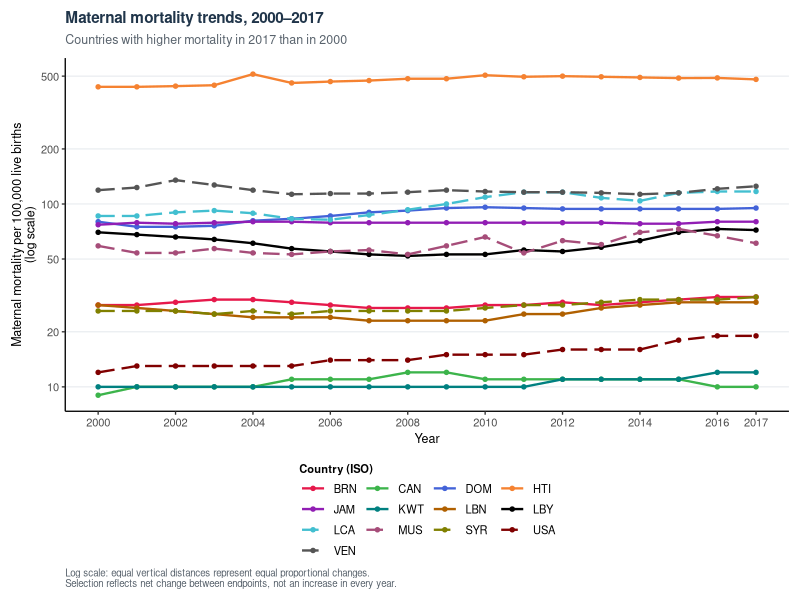
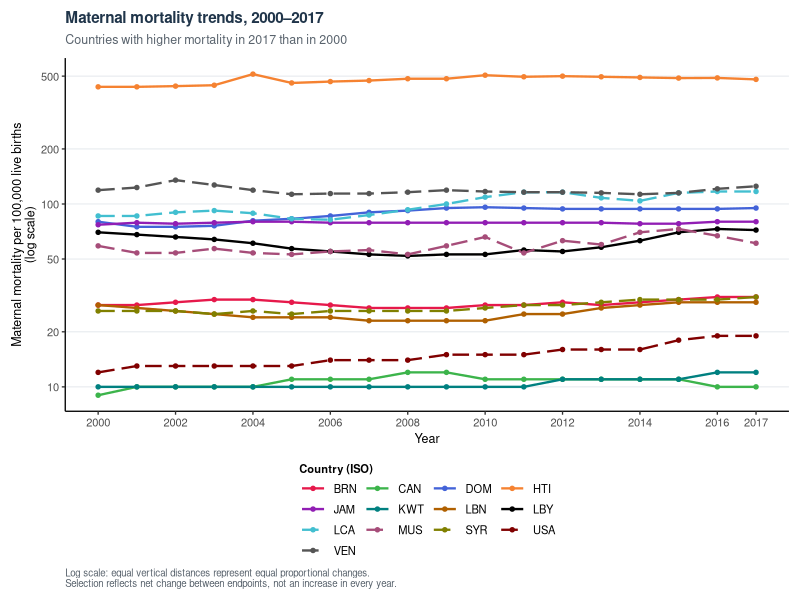

Source code (R) for these figures, in order:
# Figure 1 maternal mortality trends from 2000-2017 in countires with increasing mortality
# includes codex's suggested changes to make the graph more visually appealing
#load libraries
library(tidyverse)
library(ggplot2)

#load data
final_data <- read_csv(
  "data/processed/final_data.csv",
  show_col_types = FALSE
)

#create mortality difference
mortality_trends <- final_data |>
  select(iso, year, matmor) |>
  filter(year >= 2000, year <= 2017) |>
  arrange(iso, year) |>
  group_by(iso) |>
  mutate(
    diff_matmor = matmor - matmor[year == 2000]
  ) |>
  ungroup()

print(mortality_trends, n = 20)

# find increasing mortality countries 
increasing_countries <- mortality_trends |>
  filter(year == 2017, diff_matmor > 0) |>
  select(iso, diff_matmor) |>
  arrange(desc(diff_matmor))

# View countries with increasing mortality
print(increasing_countries, n = Inf)

# Count countries
nrow(increasing_countries)

# create plot data 
plot_data <- mortality_trends |>
  semi_join(increasing_countries, by = "iso") |>
  filter(!is.na(matmor))

# check countries 
n_distinct(plot_data$iso)

# Codex: Use a unique colour for every country, with line types as an extra cue.
country_order <- sort(unique(plot_data$iso))
palette <- c(
  "#E6194B", "#3CB44B", "#4363D8", "#F58231",
  "#911EB4", "#008080", "#B06000", "#000000",
  "#42BFD0", "#A64D79", "#808000", "#800000",
  "#555555"
)
country_colours <- setNames(rep(palette, length.out = length(country_order)), country_order)
country_lines <- setNames(
  rep(c("solid", "longdash"), each = 8,
      length.out = length(country_order)),
  country_order
)

# create graph with ggplot
fig01_matmor_increase <- ggplot(
  plot_data,
  aes(
    x = year,
    y = matmor,
    color = iso,
    linetype = iso,
    group = iso
  )
) +
  geom_line(linewidth = 0.8) +
  geom_point(size = 1.2) +
  scale_x_continuous(
    breaks = c(seq(2000, 2016, by = 2), 2017)
  ) +
  scale_y_log10(
    breaks = c(5, 10, 20, 50, 100, 200, 500),
    labels = scales::label_comma()
  ) +
  scale_color_manual(values = country_colours) +
  scale_linetype_manual(values = country_lines) +
  labs(
    title = "Maternal mortality trends, 2000–2017",
    subtitle = "Countries with higher mortality in 2017 than in 2000",
    x = "Year",
    y = "Maternal mortality per 100,000 live births\n(log scale)",
    color = "Country (ISO)",
    linetype = "Country (ISO)",
    caption = paste(
      "Log scale: equal vertical distances represent equal proportional changes.",
      "Selection reflects net change between endpoints, not an increase in every year.",
      sep = "\n"
    )
  ) +
  guides(
    color = guide_legend(ncol = 4, byrow = TRUE),
    linetype = guide_legend(ncol = 4, byrow = TRUE)
  ) +
  theme_classic(base_size = 10) +
  theme(
    plot.title = element_text(face = "bold", size = 11, colour = "#20354A"),
    plot.subtitle = element_text(size = 9, colour = "#59636D", margin = margin(b = 8)),
    plot.caption = element_text(size = 7, colour = "#59636D", hjust = 0, margin = margin(t = 6)),
    legend.position = "bottom",
    legend.title = element_text(face = "bold", size = 8),
    legend.title.position = "top",
    legend.text = element_text(size = 8),
    legend.key.width = grid::unit(0.7, "cm"),
    legend.key.height = grid::unit(0.35, "cm"),
    legend.margin = margin(2, 2, 2, 2),
    axis.title = element_text(size = 9),
    axis.text = element_text(size = 8),
    panel.grid.major.y = element_line(colour = "#E5E9ED", linewidth = 0.35),
    axis.text.x = element_text(angle = 0, hjust = 0.5),
    plot.margin = margin(8, 8, 8, 8)
  )

fig01_matmor_increase


# save as png 
dir.create("outputs", showWarnings = FALSE)

ggsave(
  filename = "outputs/fig01_increasing_maternal_mortality.png",
  plot = fig01_matmor_increase,
  width = 11,
  height = 7,
  dpi = 300,
  bg = "white"
)
